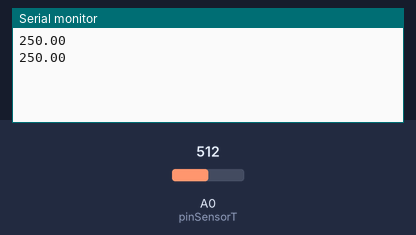
The sketch below on a simulated Arduino Uno, built with avr-gcc and run on an emulated ATmega328P. Parts: the last lines printed to the serial monitor. The inputs (shaded band) are chosen by the test bench; at power-on: A0 (pinSensorT) = 512.

Above: at 2.8 s.
2.9 s: A0 (pinSensorT) set to 716
At 4.9 s:
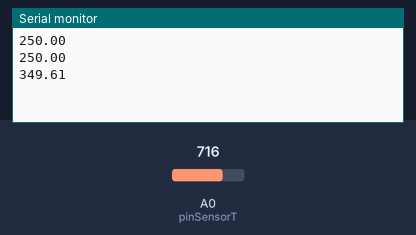
5.6 s: A0 (pinSensorT) set to 900
At 6.4 s:
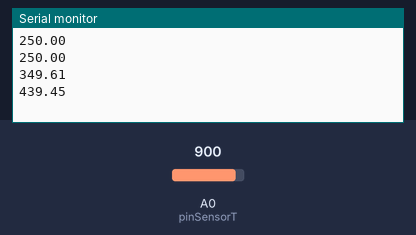
Timing chart, 0 to 8.6 s (numbered marks = the images above; inputs shaded):
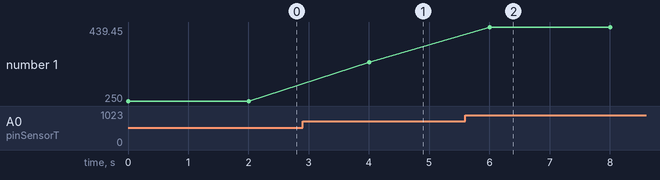

The sketch:

arduino.ino
```cpp
// declaro variable para guardar temp en celcius
float tempC;
//declaro variable para el PIN A0
int pinSensorT=0;
void setup() {
  Serial.begin(9600);


}

void loop() {

  tempC=analogRead(pinSensorT);
  tempC=(5.0*tempC*100)/1024.0;
  Serial.println(tempC);
  delay(2000);
}
```

Measured:
- after the input at 2.9 s, the serial monitor: prints a new line after 1.1 s (image 1)
- after the input at 5.6 s, the serial monitor: prints a new line after 0.40 s (image 2)
- plotted number 1: 250 → 349.61 after the input at 2.9 s, 349.61 → 439.45 after the input at 5.6 s
